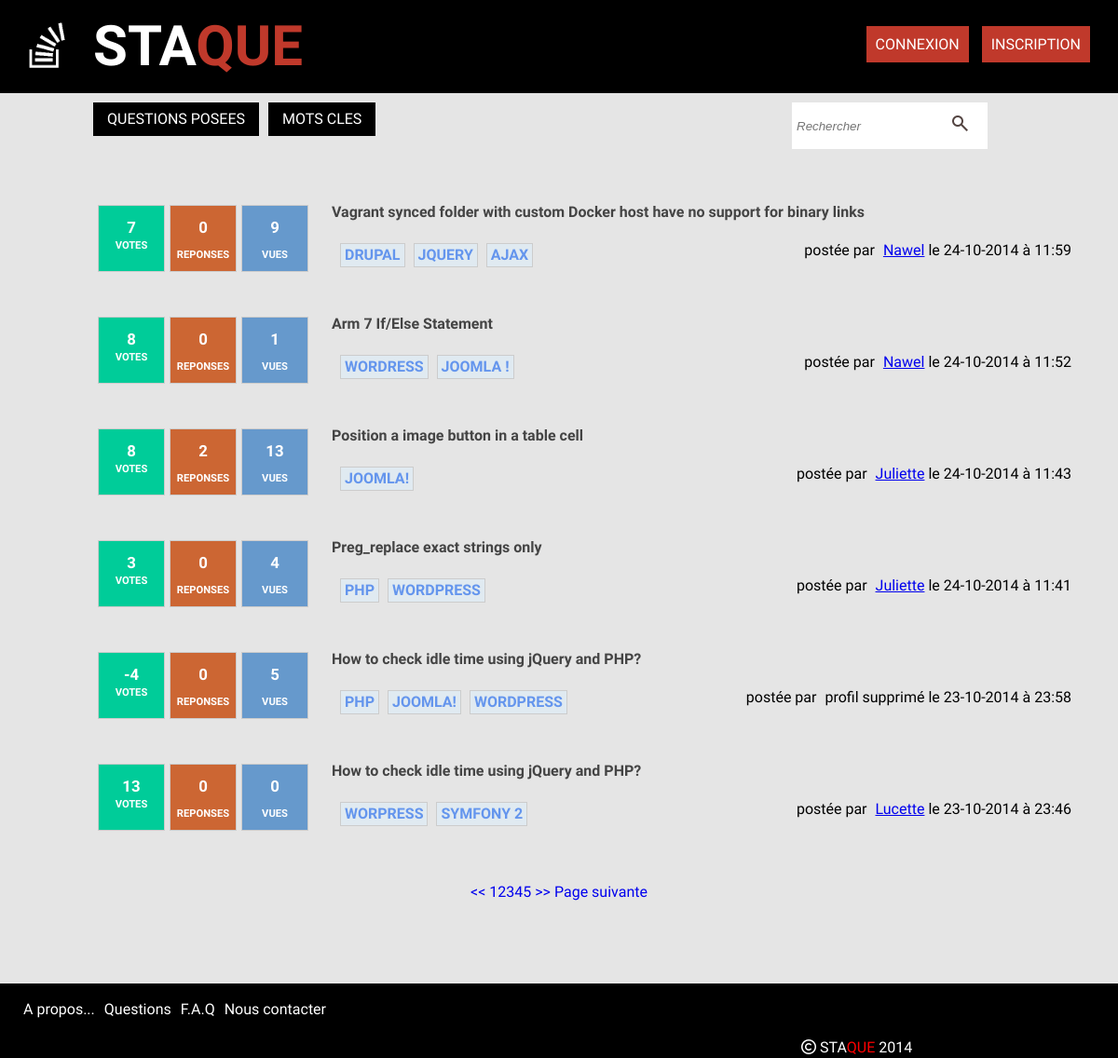
The page /questions.php on the database its author committed.
### tables this page shows
CREATE TABLE IF NOT EXISTS `questions` (
  `id` int(11) NOT NULL AUTO_INCREMENT,
  `title` varchar(150) NOT NULL,
  `contenu` text NOT NULL,
  `id_user` int(11) NOT NULL,
  `keyword1` varchar(255) NOT NULL,
  `keyword2` varchar(255) DEFAULT NULL,
  `keyword3` varchar(255) DEFAULT NULL,
  `keyword4` varchar(255) DEFAULT NULL,
  `keyword5` varchar(255) DEFAULT NULL,
  `vues` int(11) NOT NULL,
  `dateCreated` datetime NOT NULL,
  `dateModified` datetime NOT NULL,
  PRIMARY KEY (`id`)
);

CREATE TABLE IF NOT EXISTS `users` (
  `id` int(11) NOT NULL AUTO_INCREMENT,
  `name` varchar(255) NOT NULL,
  `avatar` varchar(255) DEFAULT NULL,
  `email` varchar(50) NOT NULL,
  `username` varchar(50) NOT NULL,
  `password` varchar(255) NOT NULL,
  `salt` varchar(50) NOT NULL,
  `token` varchar(50) NOT NULL,
  `dateRegistered` datetime NOT NULL,
  `dateModified` datetime NOT NULL,
  `job` varchar(255) NOT NULL,
  `country` varchar(255) NOT NULL,
  `language` varchar(255) NOT NULL,
  `externallink` varchar(255) DEFAULT NULL,
  `score` int(11) NOT NULL,
  PRIMARY KEY (`id`)
);

### questions.php (the view, shortened to what this page needs)
<?php
  include("db.php");
  $numPerPage = 6;
  $page = 1;
  $direction = "ASC";
$sql="SELECT COUNT(answers.id) AS answCount, questions.id AS questId, questions.title, questions.contenu, questions.id_user AS userId, questions.dateCreated, questions.vues,
  questions.keyword1, questions.keyword2, questions.keyword3, questions.keyword4, questions.keyword5,
  users.id AS idUser, users.name, users.avatar, users.email, users.username, users.password, users.job, users.country, users.language, users.externallink
      FROM questions
      LEFT JOIN users on users.id=questions.id_user
      LEFT JOIN answers on questions.id=answers.id_question
          GROUP BY questions.id
          ORDER BY questions.dateCreated DESC
          LIMIT :offset, $numPerPage";
    $stmt=$dbh->prepare($sql);
    $stmt->bindValue(":offset", ($page-1)*$numPerPage, PDO::PARAM_INT);
    $stmt->execute();
    $questions=$stmt->fetchAll();
$sql = "SELECT COUNT(*) FROM questions";
    $stmt = $dbh->prepare($sql);
    $stmt->execute();
    $totalNumber = $stmt->fetchColumn();
    $totalPages = ceil($totalNumber / $numPerPage);
?>
<?php include("inc/top.php"); ?>
<main class="mainContentQuestions">
        <?php
          foreach($questions as $question):
          ?>
        <div class="vote">
        <p><?php echo rand(-5, 15);?></p>
        <p><?php echo "VOTES";?></p>
        </div>
        <div class="answer">
        <p><?php echo $question['answCount'];?></p>
        <p>REPONSES</p>
        </div>
        <div class="vue">
        <p><?php echo $question['vues'];?></p>
        <p>VUES</p>
        </div>
        <div class="questions">
          <a href="questionsDetail.php?id=<?php echo $question['questId']; ?>" id="titreQuest"> <?php echo $question['title']; ?>
          </a>
          <div id="tag">
            <p class="keyword">
              <a href="questionsByKeyword.php?keyword=<?php echo $question['keyword1']; ?>" id="key1" title="Mot-clef 1"><?php echo $question['keyword1']; ?></a>
            </p>
                <?php if(!empty($question['keyword2'])){ ?>
              <p class="keyword">
              <a href="questionsByKeyword.php?keyword=<?php echo $question['keyword2']; ?>" id="key2" title="Mot-clef 2"><?php echo $question['keyword2']; ?>
                </a>
              </p>
              <?php }?>
                <?php if(!empty($question['keyword3'])){ ?>
              <p class="keyword">
                <a href="questionsByKeyword.php?keyword=<?php echo $question['keyword3']; ?>" id="key3" title="Mot-clef 3"><?php echo $question['keyword3']; ?>
                </a>
              </p>
                <?php }?>
            <div id="identification">
              <a>postée par<span class="espace"></span></a>
              <?php
              if (empty ($question['name'])){
                echo "profil supprimé";
              }else
              {
               echo "<a href='profile.php?id=".$question['idUser']."'>".$question['name']."</a>";
                }?>
              </a>le <?php
              $unix = strtotime($question['dateCreated']);
                        echo date("d-m-Y à H:i", $unix); ?>
            </div>
          </div>
        </div>
        <?php endforeach; ?>
<div id="pagination">
                                    <a href="questions.php?dir=<?php echo strtolower($direction); ?>&page=1"><<</a>
                      <?php
                          for($i= ($page-5); $i < ($page+5); $i++){
                            if($i <1 || $i > $totalPages){continue;}
                          echo '<a href="questions.php?dir=' .strtolower($direction) . '&page=' . $i .'">' .$i . '</a>';
                        }
                        ?>
                            <a href="questions.php?dir=<?php echo strtolower($direction); ?>&page=<?php echo $totalPages; ?>">>></a>
                      <?php if($page < $totalPages){ ?>
                            <a href="questions.php?page=<?php echo strtolower($direction); ?>&page=<?php echo $page + 1 ?>">Page suivante</a>
                      <?php } ?>
</div>
</main>
      <?php include("inc/bottom.php"); ?>

### css/style2.css (style rules this page uses)
html, body, div, span, applet, object, iframe, h1, h2, h3, h4, h5, h6, p, blockquote, pre, a, abbr, acronym, address, big, cite, code, del, dfn, em, img, ins, kbd, q, s, samp, small, strike, strong, sub, sup, tt, var, b, u, i, center, dl, dt, dd, ol, ul, li, fieldset, form, label, legend, table, caption, tbody, tfoot, thead, tr, th, td, article, aside, canvas, details, embed, figure, figcaption, footer, header, hgroup, menu, nav, output, ruby, section, summary, time, mark, audio, video { margin: 0; padding: 0; border: 0; font-size: 100%; font: inherit; vertical-align: baseline; }
body { line-height: 1; }
body { font-family: 'Play', sans-serif; background-color:rgba(0,0,0,0.1); }
span { color: #fff; font-size: 1em; }
.espace { background-color: transparent; padding-left:5px; }
.mainContentQuestions { clear: float; width: 1000px; margin-top: 30px; margin-left:auto; margin-right:auto; margin-bottom: 50px; }
.vote, .answer, .vue { width: 70px; height: 70px; float: left; border: 1px solid #ccc; padding-bottom: 0; margin-top: 20px; margin-left: 5px; font-size: 0.7em; font-weight: 700; text-align: center; color: #fff; }
.vote p, .answer p, .vue p { margin-top: 15px; font-weight: 700; }
.vote p:first-child, .answer p:first-child, .vue p:first-child { font-size: 1.5em; }
.vote { background-color: #0c9; }
.answer { background-color: #c63; }
.vue { margin-right: 25px; background-color: #69c; }
.questions { display: block; width: 1000px; height: 100px; padding-top: 20px; padding-left: 50px; }
.questions p a { text-decoration: none; color: #6495ED; font-weight: bold; }
#tag { margin-top: 25px; margin-left: 30px; }
.keyword { border: 1px solid #ccc; color: #3e6d8e; font-weight: bold; display: inline-block; float: left; margin-left: 9px; padding: 4px; background-color: #e0eaf1; text-align: center; text-transform: uppercase; }
#pagination { margin: auto; padding: 30px 10px 10px 10px; text-align: center; }
#pagination a { text-decoration: none; }
#identification { float: right; }
#titreQuest { font-weight: 700; color: #444; text-decoration: none; }
.vote p:nth-child(2) { margin-top:5px; }

### rows shown on the page
questions: answCount "0", vues "9", title "Vagrant synced folder with custom Docker host have no support for binary links", keyword1 "DRUPAL", keyword2 "JQUERY", keyword3 "AJAX", id_user.name "Nawel", dateCreated "24-10-2014 à 11:59"
questions: answCount "0", vues "1", title "Arm 7 If/Else Statement", keyword1 "WORDRESS", keyword2 "JOOMLA !", id_user.name "Nawel", dateCreated "24-10-2014 à 11:52"
questions: answCount "2", vues "13", title "Position a image button in a table cell", keyword1 "JOOMLA!", id_user.name "Juliette", dateCreated "24-10-2014 à 11:43"
questions: answCount "0", vues "4", title "Preg_replace exact strings only", keyword1 "PHP", keyword2 "WORDPRESS", id_user.name "Juliette", dateCreated "24-10-2014 à 11:41"
questions: answCount "0", vues "5", title "How to check idle time using jQuery and PHP?", keyword1 "PHP", keyword2 "JOOMLA!", keyword3 "WORDPRESS", shows "profil supprimé", dateCreated "23-10-2014 à 23:58"
questions: answCount "0", vues "0", title "How to check idle time using jQuery and PHP?", keyword1 "WORPRESS", keyword2 "SYMFONY 2", id_user.name "Lucette", dateCreated "23-10-2014 à 23:46"
